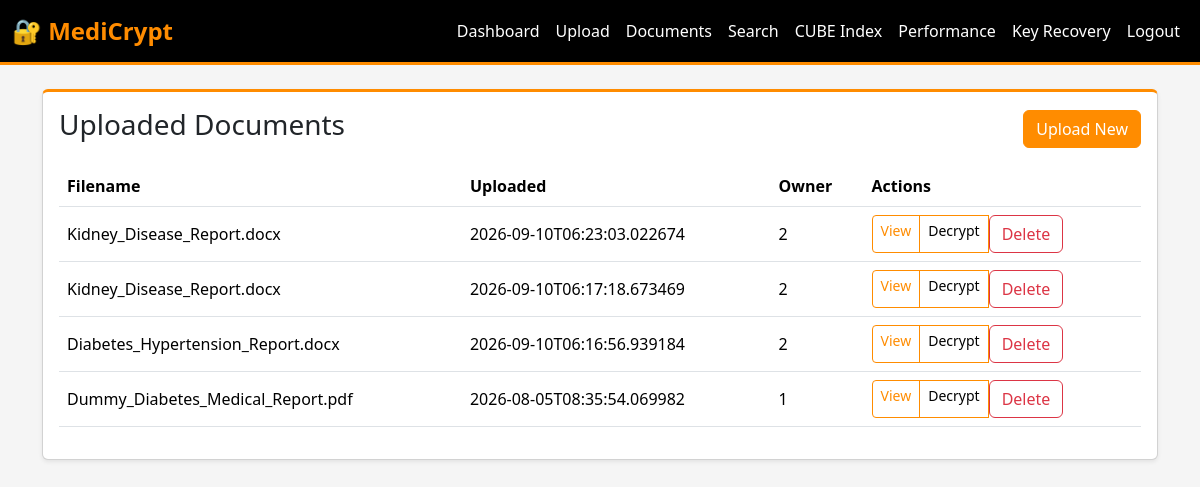
The page /documents (signed in) on the database as committed earlier.
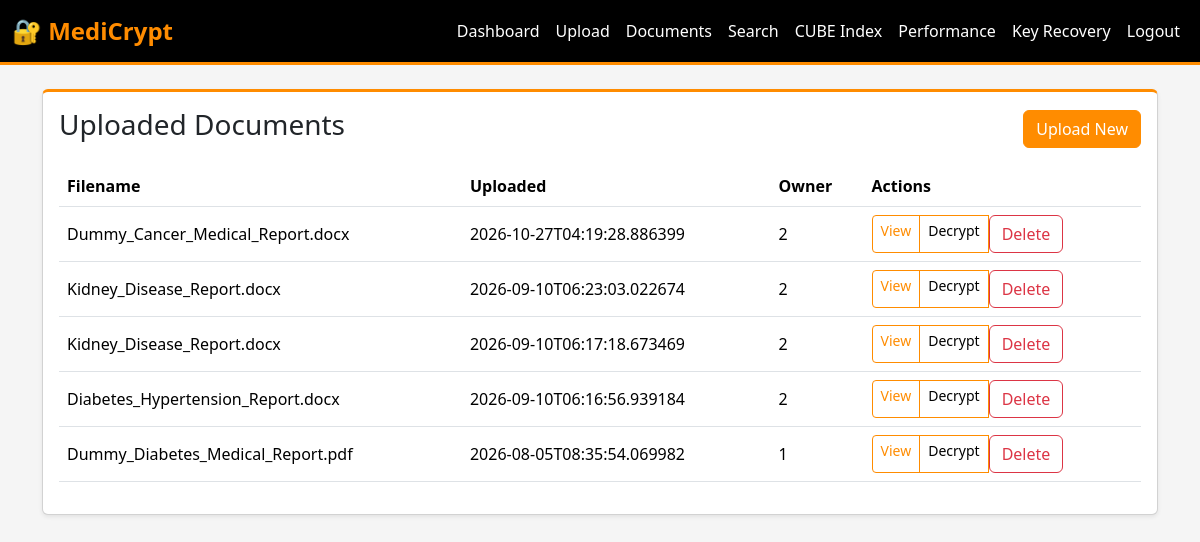
The same page on the database as committed later.
### tables this page shows
CREATE TABLE documents (id INTEGER PRIMARY KEY AUTOINCREMENT, filename TEXT, owner INTEGER, upload_date TEXT, encrypted_path TEXT, aes_key TEXT, FOREIGN KEY(owner) REFERENCES users(id));

### app.py (the view)
    def wrapped_view(**kwargs):
        if "user_id" not in session:
            return redirect(url_for("login"))
        return view(**kwargs)

### app.py (called while the page is built)
def get_db():
    db = getattr(g, "db", None)
    if db is None:
        db = sqlite3.connect(app.config["DATABASE"])
        db.row_factory = sqlite3.Row
        g.db = db
    return db

def login_required(view):
    def wrapped_view(**kwargs):
        if "user_id" not in session:
            return redirect(url_for("login"))
        return view(**kwargs)
    wrapped_view.__name__ = view.__name__
    return wrapped_view

@app.route("/documents")
@login_required
def documents():
    db = get_db()
    user_id = session["user_id"]
    role = session.get("role")
    if role == "admin":
        documents = db.execute("SELECT * FROM documents ORDER BY upload_date DESC").fetchall()
    else:
        documents = db.execute(
            "SELECT * FROM documents WHERE owner = ? ORDER BY upload_date DESC",
            (user_id,),
        ).fetchall()
    return render_template("documents.html", documents=documents)

### templates/documents.html
{% extends "layout.html" %}
{% block content %}
<div class="card shadow-sm">
  <div class="card-body">
    <div class="d-flex justify-content-between align-items-center mb-3">
      <h3 class="card-title">Uploaded Documents</h3>
      <a class="btn btn-primary" href="{{ url_for('upload') }}">Upload New</a>
    </div>
    {% if documents %}
    <div class="table-responsive">
      <table class="table table-hover align-middle">
        <thead>
          <tr>
            <th>Filename</th>
            <th>Uploaded</th>
            <th>Owner</th>
            <th>Actions</th>
          </tr>
        </thead>
        <tbody>
          {% for doc in documents %}
          <tr>
            <td>{{ doc.filename }}</td>
            <td>{{ doc.upload_date }}</td>
            <td>{{ doc.owner }}</td>
            <td>
              <div class="btn-group btn-group-sm" role="group">
                <a class="btn btn-outline-primary" href="{{ url_for('document_detail', document_id=doc.id) }}">View</a>
                <a class="btn btn-outline-success" href="{{ url_for('decrypt', document_id=doc.id) }}">Decrypt</a>
                <form method="POST" action="{{ url_for('delete_document', document_id=doc.id) }}" style="display: inline;">
                  <button class="btn btn-outline-danger" type="submit" onclick="return confirm('Delete this document?')">Delete</button>
                </form>
              </div>
            </td>
          </tr>
          {% endfor %}
        </tbody>
      </table>
    </div>
    {% else %}
    <div class="alert alert-info">No documents found yet.</div>
    {% endif %}
  </div>
</div>
{% endblock %}

### templates/layout.html (shortened to what this page needs)
<!doctype html>
<html lang="en">
  <head>
    <link href="https://cdn.jsdelivr.net/npm/bootstrap@5.3.2/dist/css/bootstrap.min.css" rel="stylesheet" />
  </head>
  <body>
    <nav class="navbar navbar-expand-lg navbar-dark mb-4">
      <div class="container-fluid">
        <a class="navbar-brand" href="{{ url_for('dashboard') }}">🔐 MediCrypt</a>
        <div class="collapse navbar-collapse" id="navbarNav">
          <ul class="navbar-nav ms-auto">
            {% if session.user_id %}
            <li class="nav-item"><a class="nav-link" href="{{ url_for('dashboard') }}">Dashboard</a></li>
            <li class="nav-item"><a class="nav-link" href="{{ url_for('upload') }}">Upload</a></li>
            <li class="nav-item"><a class="nav-link" href="{{ url_for('documents') }}">Documents</a></li>
            <li class="nav-item"><a class="nav-link" href="{{ url_for('search') }}">Search</a></li>
            <li class="nav-item"><a class="nav-link" href="{{ url_for('cube_dashboard') }}">CUBE Index</a></li>
            <li class="nav-item"><a class="nav-link" href="{{ url_for('performance') }}">Performance</a></li>
            {% if session.role == 'admin' %}
            <li class="nav-item"><a class="nav-link" href="{{ url_for('admin_key_status') }}">Key Recovery</a></li>
            {% endif %}
            <li class="nav-item"><a class="nav-link" href="{{ url_for('logout') }}">Logout</a></li>
            {% else %}
            <li class="nav-item"><a class="nav-link" href="{{ url_for('login') }}">Login</a></li>
            <li class="nav-item"><a class="nav-link" href="{{ url_for('register') }}">Register</a></li>
            {% endif %}
          </ul>
        </div>
      </div>
    </nav>
    <main class="container mb-5">
      {% block content %}{% endblock %}
    </main>
  </body>
</html>

### templates/layout.html (style rules this page uses)
:root { --primary-color: #000000; --orange-color: #ff8c00; --dark-bg: #1a1a1a; --light-text: #ffffff; }
body { background-color: #f5f5f5; }
.navbar { background-color: var(--primary-color) !important; border-bottom: 3px solid var(--orange-color); }
.navbar-brand { color: var(--orange-color) !important; font-weight: bold; font-size: 1.5rem; }
.nav-link { color: var(--light-text) !important; transition: color 0.3s; }
.btn-primary { background-color: var(--orange-color) !important; border-color: var(--orange-color) !important; color: white !important; }
.btn-outline-primary { color: var(--orange-color) !important; border-color: var(--orange-color) !important; }
.btn-outline-success { color: var(--primary-color) !important; border-color: var(--orange-color) !important; }
.card { border-top: 3px solid var(--orange-color); }
h1, h2, h3, h4, h5, h6 { color: var(--primary-color); }

Rows that differ between the two databases and show on the page:
added documents: filename "Dummy_Cancer_Medical_Report.docx", upload_date "2026-10-27T04:19:28.886399", owner "2"
